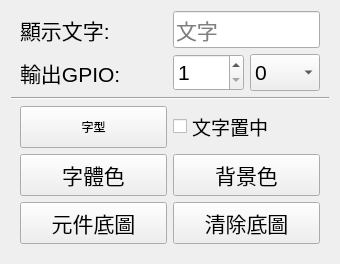
        <widget class="QWidget" name="tab_2">
         <attribute name="title">
          <string>超過上限</string>
         </attribute>
         <layout class="QVBoxLayout" name="verticalLayout_3">
          <item>
           <widget class="QWidget" name="widget_2" native="true">
            <property name="sizePolicy">
             <sizepolicy hsizetype="Preferred" vsizetype="Fixed">
              <horstretch>0</horstretch>
              <verstretch>0</verstretch>
             </sizepolicy>
            </property>
            <property name="minimumSize">
             <size>
              <width>0</width>
              <height>80</height>
             </size>
            </property>
            <property name="font">
             <font>
              <family>Arial</family>
              <pointsize>16</pointsize>
              <weight>50</weight>
              <italic>false</italic>
              <bold>false</bold>
             </font>
            </property>
            <property name="styleSheet">
             <string notr="true">font: 16pt &quot;Arial&quot;;</string>
            </property>
            <layout class="QGridLayout" name="gridLayout_4" columnstretch="1,1" columnminimumwidth="1,1">
             <property name="topMargin">
              <number>0</number>
             </property>
             <property name="bottomMargin">
              <number>0</number>
             </property>
             <item row="0" column="1" rowspan="2">
              <widget class="QWidget" name="widget_6" native="true">
               <property name="minimumSize">
                <size>
                 <width>80</width>
                 <height>80</height>
                </size>
               </property>
               <layout class="QGridLayout" name="gridLayout_5">
                <property name="leftMargin">
                 <number>0</number>
                </property>
                <property name="topMargin">
                 <number>0</number>
                </property>
                <property name="rightMargin">
                 <number>0</number>
                </property>
                <property name="bottomMargin">
                 <number>0</number>
                </property>
                <item row="1" column="0">
                 <widget class="QSpinBox" name="spGpioMax">
                  <property name="sizePolicy">
                   <sizepolicy hsizetype="Preferred" vsizetype="Preferred">
                    <horstretch>0</horstretch>
                    <verstretch>0</verstretch>
                   </sizepolicy>
                  </property>
                  <property name="styleSheet">
                   <string notr="true">font: 16pt &quot;Arial&quot;;</string>
                  </property>
                  <property name="minimum">
                   <number>1</number>
                  </property>
                  <property name="maximum">
                   <number>40</number>
                  </property>
                  <property name="singleStep">
                   <number>1</number>
                  </property>
                 </widget>
                </item>
                <item row="1" column="1">
                 <widget class="QComboBox" name="spGpioValueMax">
                  <property name="sizePolicy">
                   <sizepolicy hsizetype="Preferred" vsizetype="Preferred">
                    <horstretch>0</horstretch>
                    <verstretch>0</verstretch>
                   </sizepolicy>
                  </property>
                  <property name="font">
                   <font>
                    <family>Arial</family>
                    <pointsize>16</pointsize>
                    <weight>50</weight>
                    <italic>false</italic>
                    <bold>false</bold>
                   </font>
                  </property>
                  <property name="styleSheet">
                   <string notr="true">font: 16pt &quot;Arial&quot;;</string>
                  </property>
                  <item>
                   <property name="text">
                    <string>0</string>
                   </property>
                  </item>
                  <item>
                   <property name="text">
                    <string>1</string>
                   </property>
                  </item>
                 </widget>
                </item>
                <item row="0" column="0" colspan="2">
                 <widget class="QLineEdit" name="txTxValueMaxMsg">
                  <property name="sizePolicy">
                   <sizepolicy hsizetype="Expanding" vsizetype="Preferred">
                    <horstretch>0</horstretch>
                    <verstretch>0</verstretch>
                   </sizepolicy>
                  </property>
                  <property name="font">
                   <font>
                    <family>Arial</family>
                    <pointsize>16</pointsize>
                    <weight>50</weight>
                    <italic>false</italic>
                    <bold>false</bold>
                   </font>
                  </property>
                  <property name="placeholderText">
                   <string>文字</string>
                  </property>
                 </widget>
                </item>
               </layout>
              </widget>
             </item>
             <item row="1" column="0">
              <widget class="QLabel" name="label_17">
               <property name="font">
                <font>
                 <family>Arial</family>
                 <pointsize>16</pointsize>
                 <weight>50</weight>
                 <italic>false</italic>
                 <bold>false</bold>
                </font>
               </property>
               <property name="text">
                <string>輸出GPIO:</string>
               </property>
              </widget>
             </item>
             <item row="0" column="0">
              <widget class="QLabel" name="label_6">
               <property name="text">
                <string>顯示文字:</string>
               </property>
              </widget>
             </item>
            </layout>
           </widget>
          </item>
          <item>
           <widget class="Line" name="line_3">
            <property name="orientation">
             <enum>Qt::Horizontal</enum>
            </property>
           </widget>
          </item>
          <item>
           <widget class="QWidget" name="widget_6" native="true">
            <property name="sizePolicy">
             <sizepolicy hsizetype="Preferred" vsizetype="Preferred">
              <horstretch>0</horstretch>
              <verstretch>0</verstretch>
             </sizepolicy>
            </property>
            <property name="minimumSize">
             <size>
              <width>0</width>
              <height>100</height>
             </size>
            </property>
            <layout class="QGridLayout" name="gridLayout_11">
             <property name="topMargin">
              <number>0</number>
             </property>
             <item row="1" column="1">
              <widget class="QPushButton" name="btnBgColorMax">
               <property name="sizePolicy">
                <sizepolicy hsizetype="Preferred" vsizetype="Fixed">
                 <horstretch>0</horstretch>
                 <verstretch>0</verstretch>
                </sizepolicy>
               </property>
               <property name="minimumSize">
                <size>
                 <width>96</width>
                 <height>42</height>
                </size>
               </property>
               <property name="maximumSize">
                <size>
                 <width>16777215</width>
                 <height>16777215</height>
                </size>
               </property>
               <property name="font">
                <font>
                 <pointsize>16</pointsize>
                 <weight>50</weight>
                 <italic>false</italic>
                 <bold>false</bold>
                </font>
               </property>
               <property name="text">
                <string>背景色</string>
               </property>
              </widget>
             </item>
             <item row="1" column="0">
              <widget class="QPushButton" name="btnTxtColorMax">
               <property name="sizePolicy">
                <sizepolicy hsizetype="Preferred" vsizetype="Fixed">
                 <horstretch>0</horstretch>
                 <verstretch>0</verstretch>
                </sizepolicy>
               </property>
               <property name="minimumSize">
                <size>
                 <width>96</width>
                 <height>42</height>
                </size>
               </property>
               <property name="maximumSize">
                <size>
                 <width>16777215</width>
                 <height>16777215</height>
                </size>
               </property>
               <property name="font">
                <font>
                 <pointsize>16</pointsize>
                 <weight>50</weight>
                 <italic>false</italic>
                 <bold>false</bold>
                </font>
               </property>
               <property name="text">
                <string>字體色</string>
               </property>
              </widget>
             </item>
             <item row="2" column="0">
              <widget class="QPushButton" name="btnBgImageMax">
               <property name="sizePolicy">
                <sizepolicy hsizetype="Preferred" vsizetype="Fixed">
                 <horstretch>0</horstretch>
                 <verstretch>0</verstretch>
                </sizepolicy>
               </property>
               <property name="minimumSize">
                <size>
                 <width>96</width>
                 <height>42</height>
                </size>
               </property>
               <property name="font">
                <font>
                 <pointsize>16</pointsize>
                 <weight>50</weight>
                 <italic>false</italic>
                 <bold>false</bold>
                </font>
               </property>
               <property name="focusPolicy">
                <enum>Qt::NoFocus</enum>
               </property>
               <property name="text">
                <string>元件底圖</string>
               </property>
              </widget>
             </item>
             <item row="0" column="0">
              <widget class="QPushButton" name="btnSelectFontMax">
               <property name="minimumSize">
                <size>
                 <width>96</width>
                 <height>42</height>
                </size>
               </property>
               <property name="text">
                <string>字型</string>
               </property>
              </widget>
             </item>
             <item row="2" column="1">
              <widget class="QPushButton" name="btnClearBgMax">
               <property name="sizePolicy">
                <sizepolicy hsizetype="Preferred" vsizetype="Fixed">
                 <horstretch>0</horstretch>
                 <verstretch>0</verstretch>
                </sizepolicy>
               </property>
               <property name="minimumSize">
                <size>
                 <width>96</width>
                 <height>42</height>
                </size>
               </property>
               <property name="font">
                <font>
                 <pointsize>16</pointsize>
                 <weight>50</weight>
                 <italic>false</italic>
                 <bold>false</bold>
                </font>
               </property>
               <property name="text">
                <string>清除底圖</string>
               </property>
              </widget>
             </item>
             <item row="0" column="1">
              <widget class="QCheckBox" name="chCentMax">
               <property name="font">
                <font>
                 <pointsize>14</pointsize>
                </font>
               </property>
               <property name="text">
                <string>文字置中</string>
               </property>
              </widget>
             </item>
            </layout>
           </widget>
          </item>
         </layout>
        </widget>
